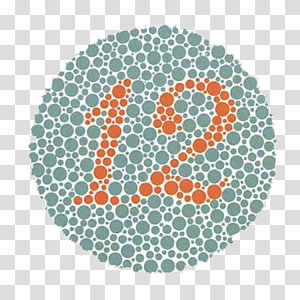
#> input picture src/imgs/12.jpg, 300 x 300 px
$ python main.py
#> lines starting #> are read from the running program, lines starting #| are printed output that depends on the picture
### src/kmeans.py
import cv2
import numpy as np

class kmeans:
    def __init__(self, k=2, max_iters=10, color_space="YCbCr", channels=[1]):
        self.k = k
        self.max_iters = max_iters
        self.color_space = color_space
        self.channels = channels

    def initialize_centroids(self, data, k):
        # np.random.seed(50)
        indices = np.random.choice(data.shape[0], k, replace=False)
        return data[indices]

    def assign_clusters(self, data, centroids):
        distances = np.linalg.norm(data[:, None] - centroids[None, :], axis=2)
        return np.argmin(distances, axis=1)

    def update_centroids(self, data, labels, centroids, k):
        return np.array([
                data[labels == i].mean(axis=0) if np.any(labels == i) else centroids[i]
                for i in range(k)
            ])

    def kmeans_core(self, data, k, max_iters):
        centroids = self.initialize_centroids(data, k)
        for _ in range(max_iters):
            labels = self.assign_clusters(data, centroids)
            new_centroids = self.update_centroids(data, labels, centroids, k)

            if np.allclose(centroids, new_centroids):
                break
            centroids = new_centroids
        return labels, centroids

    def clustering(self, image):
        # Convert color space
        if self.color_space == "HSV":
            image = cv2.cvtColor(image, cv2.COLOR_BGR2HSV)
        elif self.color_space == "Lab":
            image = cv2.cvtColor(image, cv2.COLOR_BGR2Lab)
        elif self.color_space == "YCbCr":
            image = cv2.cvtColor(image, cv2.COLOR_BGR2YCrCb)

        # Select channels
        h, w = image.shape[:2]
        img_data = image[:, :, self.channels]
        pixels = img_data.reshape(-1, len(self.channels)).astype(np.float32)

        labels, centroids = self.kmeans_core(pixels, self.k, self.max_iters)

        label_counts = np.bincount(labels)
        dominant_label = np.argmax(label_counts)

        # Assign colors
        output = np.zeros((h * w, 3), dtype=np.uint8)
        for i in range(self.k):
            if i == dominant_label:
                output[labels == i] = [0, 0, 0]  # Black for background
            else:
                color = np.random.randint(50, 255, size=3)
                output[labels == i] = color

        segmented_image = output.reshape((h, w, 3))
        return segmented_image

### src/main.py
import os
import cv2
from kmeans import kmeans

if __name__ == "__main__":
    img_name = "12"
    img_path = os.path.join("imgs", img_name + ".jpg")
    img = cv2.imread(img_path)
#> img is the input picture: shape (300, 300, 3); mean B, G, R 201.2, 206.1, 202.6
    img = cv2.GaussianBlur(img, (5, 5), 0)
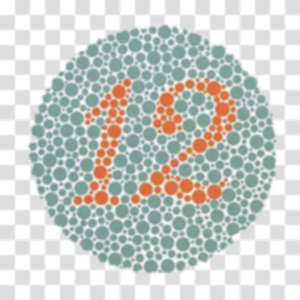
#> img: shape (300, 300, 3); mean B, G, R 201.2, 206.1, 202.6
    kmeans_cluster = kmeans(k=3, max_iters=100, color_space="YCbCr", channels=[1])
    result = kmeans_cluster.clustering(img)
#> in clustering, `image = cv2.cvtColor(image, cv2.COLOR_BGR2YCrCb)`: image: shape (300, 300, 3); mean of channels 0, 1, 2 204.5, 126.7, 126.2
#> in clustering, `img_data = image[:, :, self.channels]`:
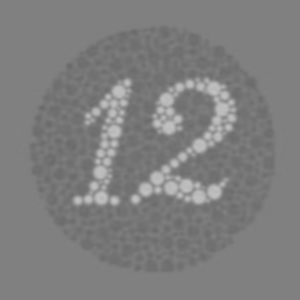
#> img_data: shape (300, 300, 1); min 105, max 194, mean 126.7
#> in kmeans_core, `centroids = self.initialize_centroids(data, k)`: centroids = [119, 128, 127]
#> the loop in kmeans_core, `for _ in range(max_iters):` made 6 passes
#> centroids on passes 1 to 5: [116.8, 134.1, 125.6], [116, 162.7, 127.3], [116, 168.7, 127.6], [116, 170.4, 127.8], [116, 171.2, 127.9]
#> in clustering, `labels, centroids = self.kmeans_core(pixels, self.k, self.max_iters)`: centroids = [116, 171.2, 127.9]
#> in clustering, `label_counts = np.bincount(labels)`: label_counts = [31674, 6184, 52142]
#> in clustering, `dominant_label = np.argmax(label_counts)`: dominant_label = 2
#> in clustering, `segmented_image = output.reshape((h, w, 3))`:
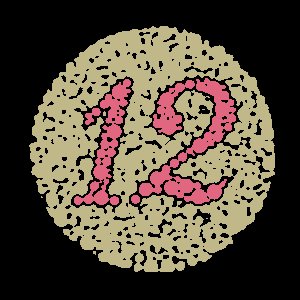
#> segmented_image: shape (300, 300, 3); mean of channels 0, 1, 2 56.9, 71.8, 83.4; drawn as B, G, R
    cv2.imshow("Input image", img)
    cv2.imshow("Extracted number", result)
    cv2.waitKey(0)
    cv2.destroyAllWindows()
    img_path = os.path.join("imgs", f"{img_name}_result.jpg")
    cv2.imwrite(img_path, result)
